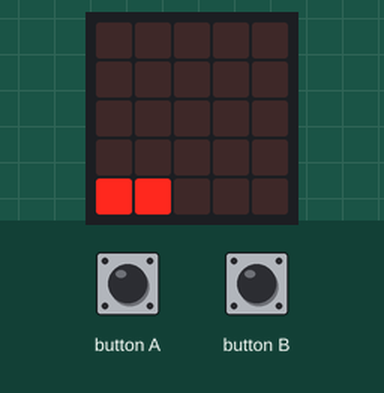
Simulated run of this program. Board: BBC micro:bit (MakeCode). Parts: the board's 5×5 LED display. The test bench sets the inputs (shaded band).

Above: at 0.86 s.
1.3 s: button A pressed 2 times (0.12 s each, 0.3 s apart)
At 1.37 s:
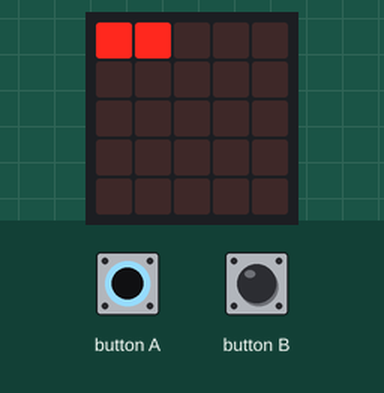
At 1.78 s:
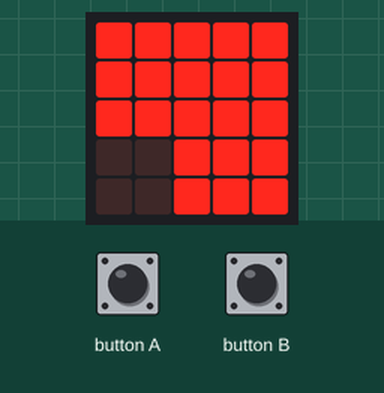
3.4 s: button A pressed 5 times (0.12 s each, 0.3 s apart)
At 3.88 s:
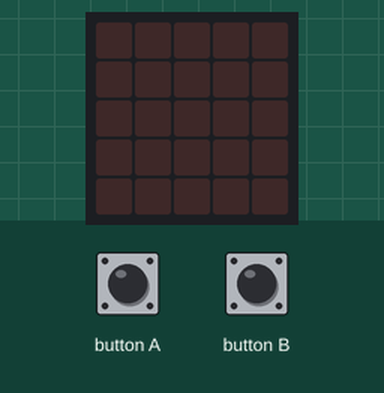

The program:

main.ts
```typescript
let 속도 = 0
let 판정 = 0
function downdown (Leftright: boolean) {
    속도 = 100
    if (Leftright == false) {
        led.toggle(0, 0)
        led.toggle(1, 0)
        basic.pause(속도)
        NextLed(1)
        basic.pause(속도)
        NextLed(2)
        basic.pause(속도)
        판정 = 1
        NextLed(3)
        basic.pause(속도)
        NextLed(4)
        basic.pause(속도)
        판정 = 0
    }
}
input.onButtonPressed(Button.A, function () {
    if (판정 == 1) {
        for (let index = 0; index <= 4; index++) {
            for (let inbdex2 = 0; inbdex2 <= 4; inbdex2++) {
                led.plot(inbdex2, index)
            }
        }
    }
})
function NextLed2 (num: number) {
    led.toggle(4, num - 1)
    led.toggle(5, num - 1)
    led.toggle(4, num)
    led.toggle(5, num)
}
input.onButtonPressed(Button.B, function () {

})
function NextLed (num: number) {
    led.toggle(0, num - 1)
    led.toggle(1, num - 1)
    led.toggle(0, num)
    led.toggle(1, num)
}
basic.forever(function () {
    basic.showLeds(`
        . . . . .
        . . . . .
        . . . . .
        . . . . .
        . . . . .
        `)
    downdown(false)
})
```

test.ts
```typescript
// 테스트는 여기로 이동합니다; 이 패키지가 확장으로 사용될 때 컴파일되지 않을 것 입니다.
```

Measured:
- after the input at 1.3 s, the display: first differs from a run without the input after 0.42 s (image 2)
